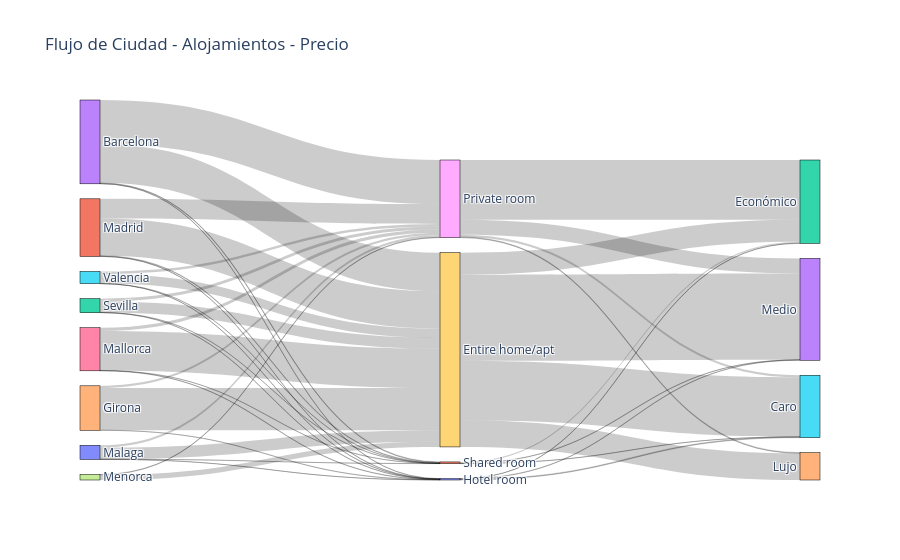

Notebook cell for this chart:
### Code cell
rangos = [0, 500, 1000, 2000, float('inf')]
labels = ['Económico', 'Medio', 'Caro', 'Lujo']
df['price_range'] = pd.cut(df['price'], bins=rangos, labels=labels)

# 2. Definir las columnas que queremos conectar
# Flujo 1: City -> Room Type
# Flujo 2: Room Type -> Price Range
def genSankey(df, cat_cols=[], value_col=''):
    label_list = []
    for col in cat_cols:
        label_list.extend(list(df[col].unique()))
    label_list = list(dict.fromkeys(label_list)) # Eliminar duplicados
    
    source = []
    target = []
    values = []
    
    for i in range(len(cat_cols)-1):
        group = df.groupby([cat_cols[i], cat_cols[i+1]],observed=True)[value_col].count().reset_index()
        for _, row in group.iterrows():
            source.append(label_list.index(row[cat_cols[i]]))
            target.append(label_list.index(row[cat_cols[i+1]]))
            values.append(row[value_col])
            
    return label_list, source, target, values


label, source, target, value = genSankey(df, ['city', 'room_type', 'price_range'], 'apartment_id')

fig = go.Figure(data=[go.Sankey(
    node = dict(pad = 15, thickness = 20, line = dict(color = "black", width = 0.5), label = label),
    link = dict(source = source, target = target, value = value)
)])

fig.update_layout(title_text="Flujo de Ciudad - Alojamientos - Precio", font_size=12)
fig.show()

### Figure 1 — Plotly figure (JSON) as saved in the notebook; plotly's stock layout.template omitted (floating-point values rounded to 4 significant figures)
{"data": [{"link": {"source": [3, 3, 3, 3, 4, 4, 4, 1, 1, 1, 1, 0, 0, 0, 0, 6, 6, 6, 6, 7, 7, 2, 2, 2, 2, 5, 5, 5, 5, 9, 9, 9, 9, 10, 10, 10, 8, 8, 8, 8, 11, 11, 11], "target": [9, 10, 8, 11, 9, 10, 8, 9, 10, 8, 11, 9, 10, 8, 11, 9, 10, 8, 11, 9, 8, 9, 10, 8, 11, 9, 10, 8, 11, 12, 13, 15, 14, 12, 13, 15, 12, 13, 15, 14, 12, 13, 15], "value": [930, 7, 1063, 16, 1015, 4, 52, 893, 4, 474, 15, 278, 3, 55, 3, 948, 6, 79, 3, 124, 10, 261, 7, 70, 1, 224, 2, 65, 3, 529, 2073, 1431, 640, 7, 8, 18, 1436, 363, 51, 18, 34, 6, 1]}, "node": {"label": ["Malaga", "Madrid", "Sevilla", "Barcelona", "Girona", "Valencia", "Mallorca", "Menorca", "Private room", "Entire home/apt", "Hotel room", "Shared room", "Económico", "Medio", "Lujo", "Caro"], "line": {"color": "black", "width": 0.5}, "pad": 15, "thickness": 20}, "type": "sankey"}], "layout": {"font": {"size": 12}, "title": {"text": "Flujo de Ciudad - Alojamientos - Precio"}}}
